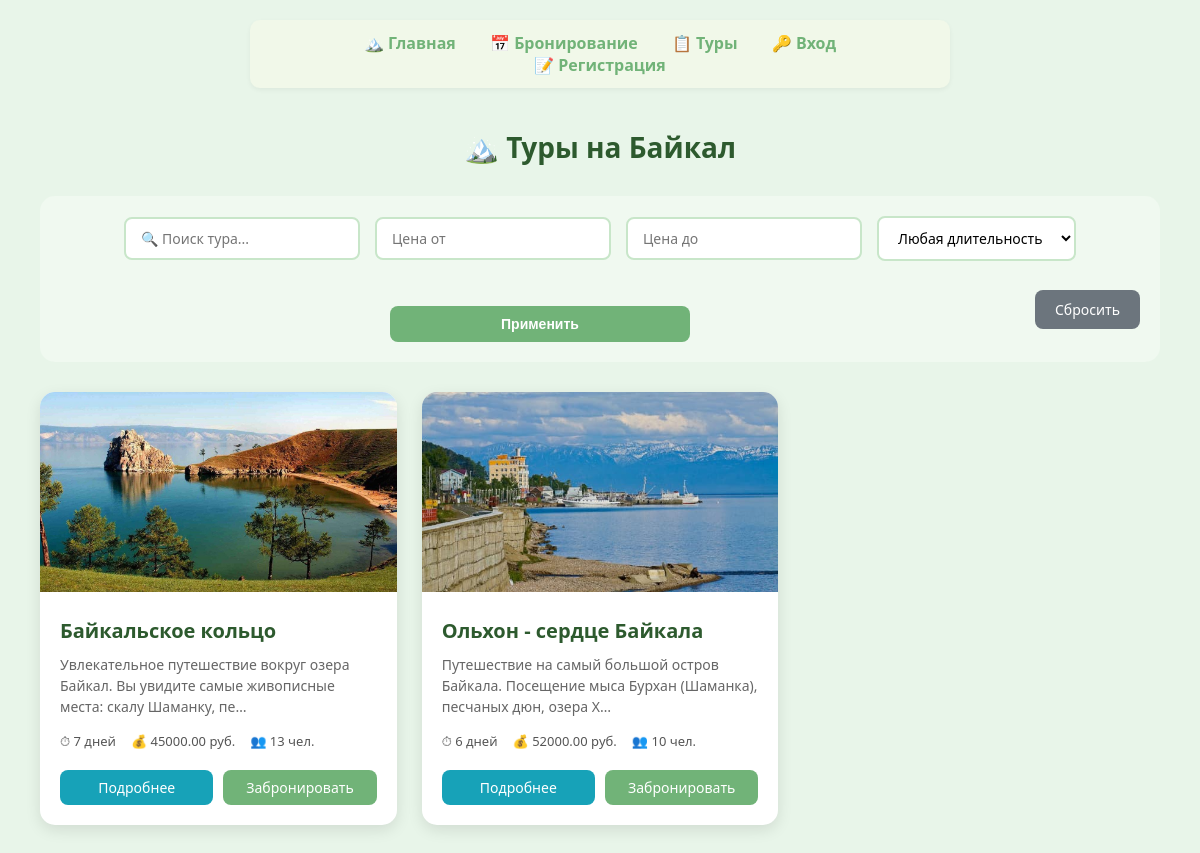
The app's page /, older data.
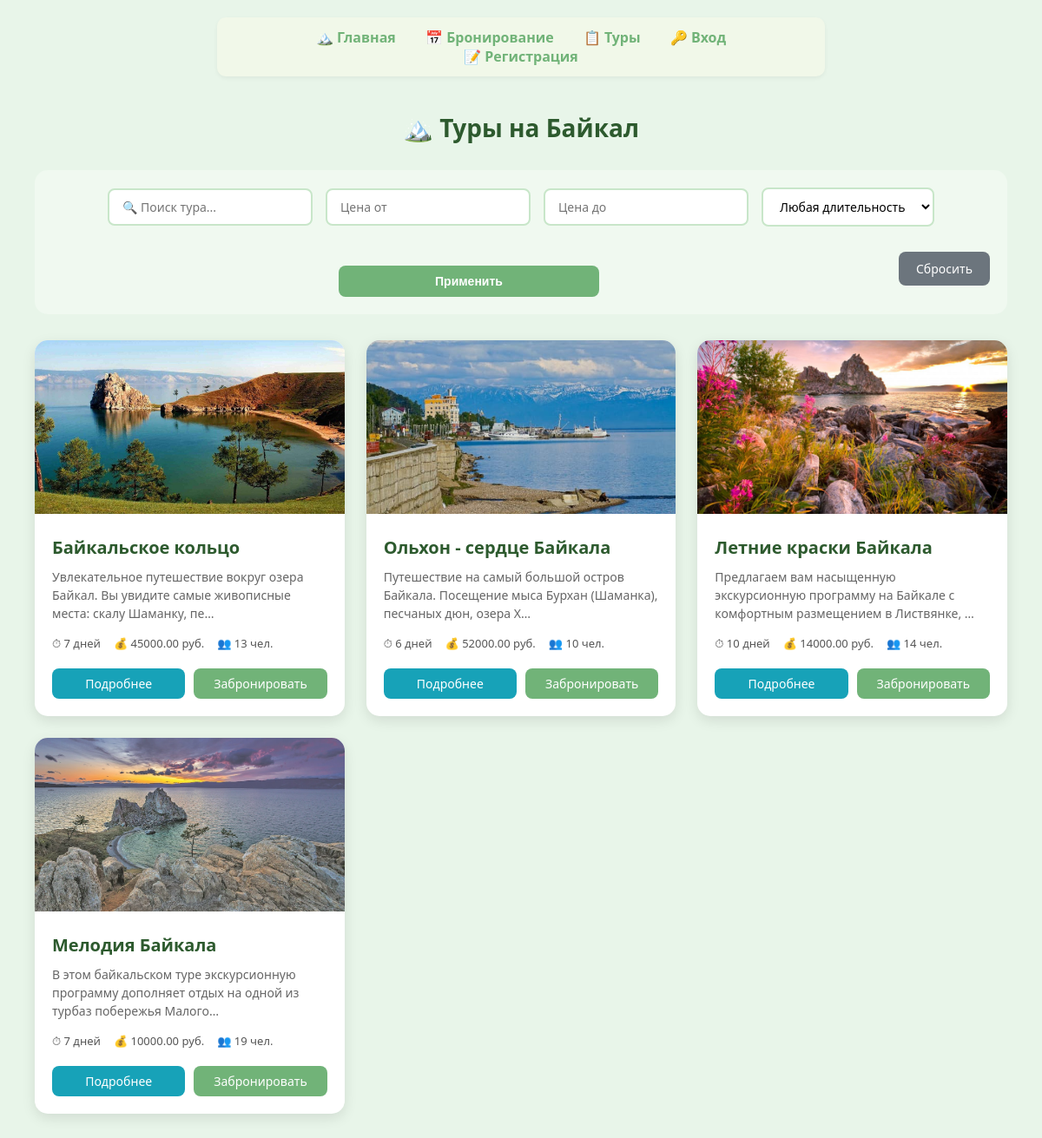
The same page, newer data.
### booking/models.py (models this page shows, shortened)
class Tour(models.Model):
    objects = models.Manager()
    title = models.CharField(max_length=200)
    description = models.TextField()
    duration = models.IntegerField(
        help_text="Длительность тура в днях"
    )
    price = models.DecimalField(
        max_digits=10,
        decimal_places=2
    )
    max_people = models.IntegerField(
        help_text="Максимум участников на одну дату"
    )
    removed = models.BooleanField(default=False)
    image = models.ImageField(
        upload_to="tours/",
        default="tours/default.jpg"
    )

### booking/views.py (the view)
# urls.py: path('', views.tour_list_view, name='home'),
def tour_list_view(request):
    tours = Tour.objects.filter(removed=False)
    search_query = request.GET.get('search', '')
    if search_query:
        tours = tours.filter(
            Q(title__icontains=search_query) |
            Q(description__icontains=search_query)
        )
    min_price = request.GET.get('min_price', '')
    max_price = request.GET.get('max_price', '')
    if min_price:
        tours = tours.filter(price__gte=min_price)
    if max_price:
        tours = tours.filter(price__lte=max_price)
    duration = request.GET.get('duration', '')
    if duration:
        tours = tours.filter(duration=duration)
    paginator = Paginator(tours, 6)  # 6 туров на страницу
    page_number = request.GET.get('page')
    tours_page = paginator.get_page(page_number)
    durations = Tour.objects.filter(removed=False).values_list('duration', flat=True).distinct()
    context = {
        'tours': tours_page,
        'search_query': search_query,
        'min_price': min_price,
        'max_price': max_price,
        'selected_duration': duration,
        'durations': durations,
        'is_paginated': tours_page.has_other_pages(),
    }
    return render(request, "booking/tour_list.html", context)

### templates/booking/tour_list.html (shortened to what this page needs)
{% extends 'base.html' %}
{% load static %}
{% block content %}
<div class="tours-container">
    <h1>🏔️ Туры на Байкал</h1>
    <div class="filters-section">
        <form method="get" class="filters-form">
            <div class="filter-group">
                <input type="text" name="search" placeholder="🔍 Поиск тура..." value="{{ search_query }}">
            </div>
            <div class="filter-group">
                <input type="number" name="min_price" placeholder="Цена от" value="{{ min_price }}" step="1000">
            </div>
            <div class="filter-group">
                <input type="number" name="max_price" placeholder="Цена до" value="{{ max_price }}" step="1000">
            </div>
            <div class="filter-group">
                <select name="duration">
                    <option value="">Любая длительность</option>
                </select>
            </div>
            <button type="submit" class="btn-filter">Применить</button>
            <a href="{% url 'tour_list' %}" class="btn-reset">Сбросить</a>
        </form>
    </div>
    {% if tours %}
        <div class="tours-grid">
            {% for tour in tours %}
                <div class="tour-card">
                    {% if tour.image %}
                        <img src="{{ tour.image.url }}" alt="{{ tour.title }}" class="tour-image">
                    {% else %}
                        <div class="tour-image-placeholder">🏔️</div>
                    {% endif %}
                    <div class="tour-info">
                        <h3>{{ tour.title }}</h3>
                        <p class="tour-description">{{ tour.description|truncatechars:100 }}</p>
                        <div class="tour-details">
                            <span class="tour-duration">⏱ {{ tour.duration }} дней</span>
                            <span class="tour-price">💰 {{ tour.price }} руб.</span>
                            <span class="tour-max">👥 {{ tour.max_people }} чел.</span>
                        </div>
                        <div class="tour-actions">
                            <a href="{% url 'tour_detail' tour.id %}" class="btn-detail">Подробнее</a>
                            <a href="{% url 'booking' %}?tour={{ tour.id }}" class="btn-book">Забронировать</a>
                        </div>
                    </div>
                </div>
            {% endfor %}
        </div>
    {% else %}
        <div class="no-tours">
            <p>😕 По вашему запросу ничего не найдено</p>
            <a href="{% url 'tour_list' %}" class="btn-reset">Сбросить фильтры</a>
        </div>
    {% endif %}
</div>
{% endblock %}

Row changes from the older to the newer data that the page shows:
added Tour: image (picture), title "Летние краски Байкала", description "Предлагаем вам насыщенную экскурсионную программу на Байкале с комфортным размещением в Листвянке, …", duration "10", price "14000.00", max_people "14"
added Tour: image (picture), title "Мелодия Байкала", description "В этом байкальском туре экскурсионную программу дополняет отдых на одной из турбаз побережья Малого…", duration "7", price "10000.00", max_people "19"
